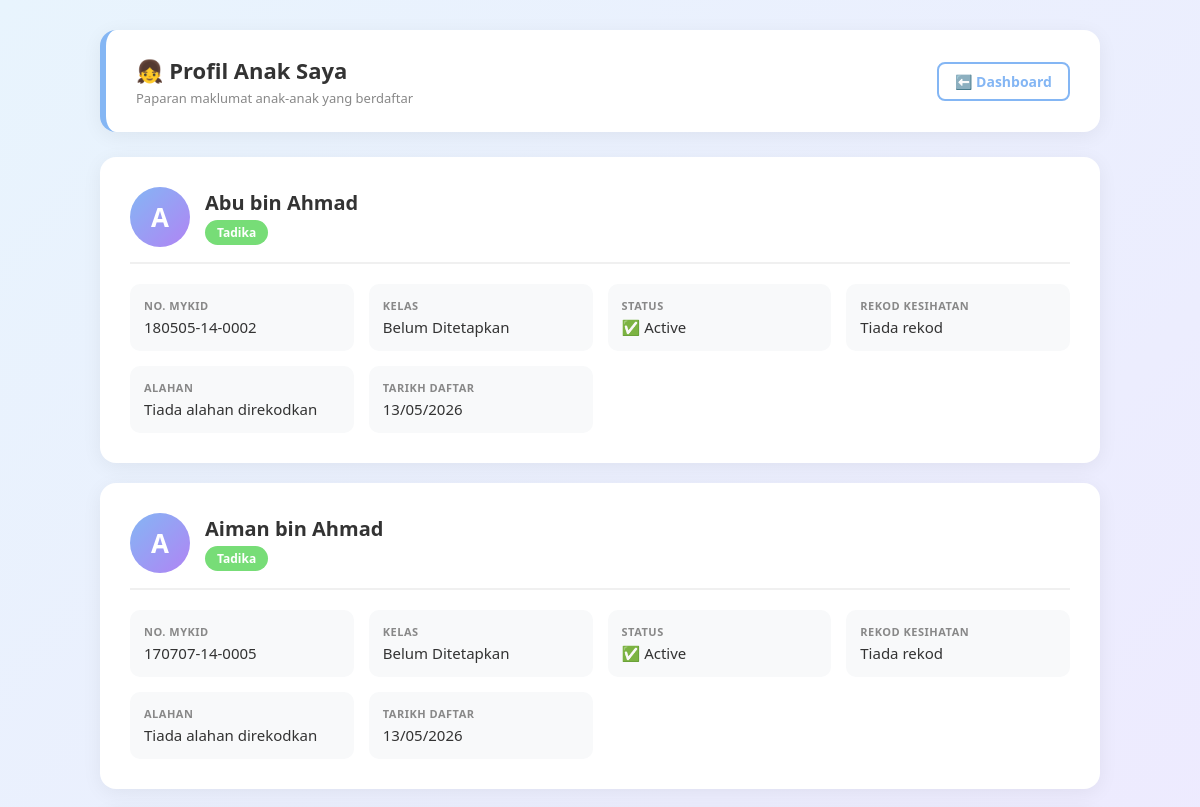
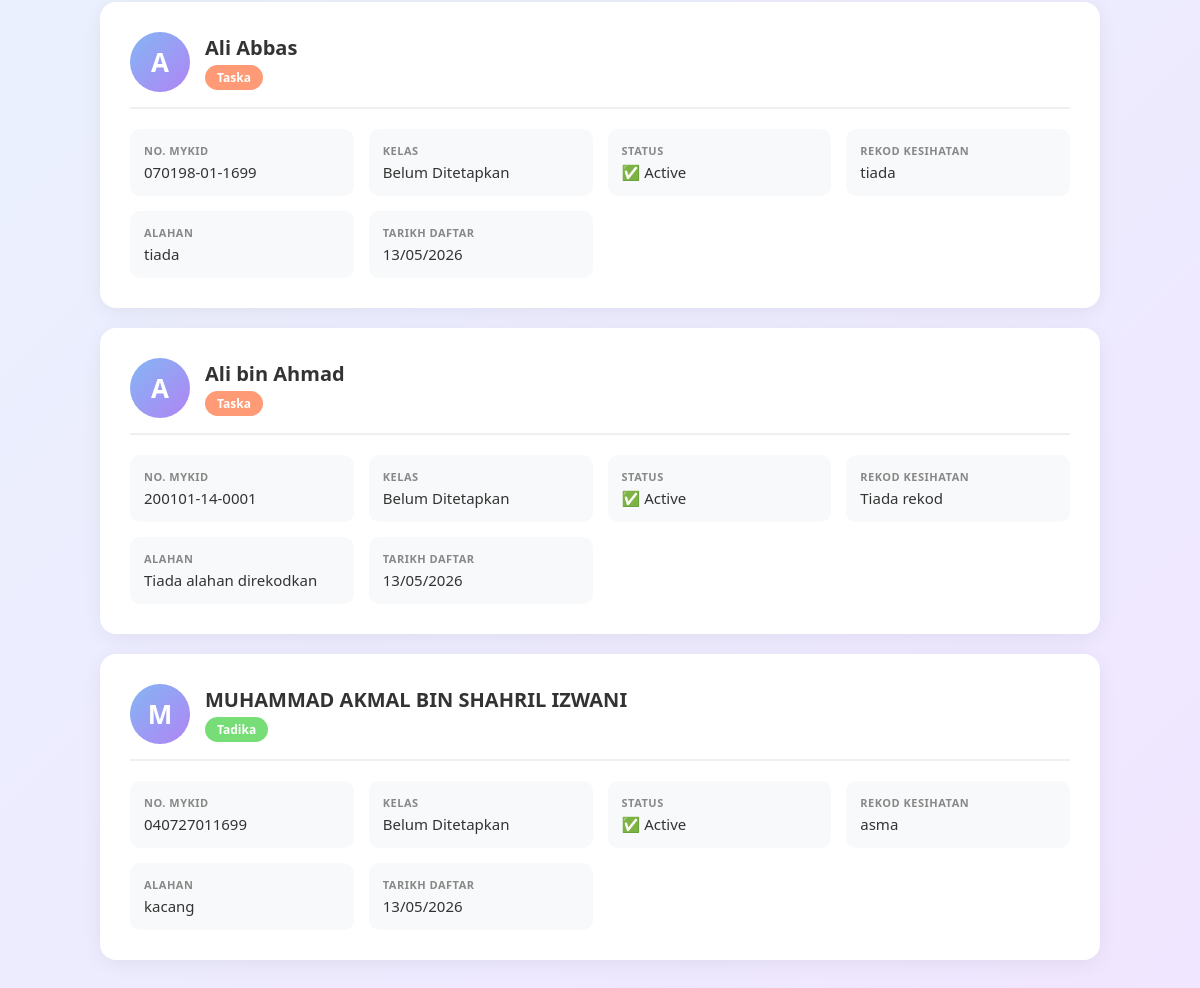
/profil_anak.php (signed in), run on an earlier commit of the app's database (2 pictures, top to bottom).
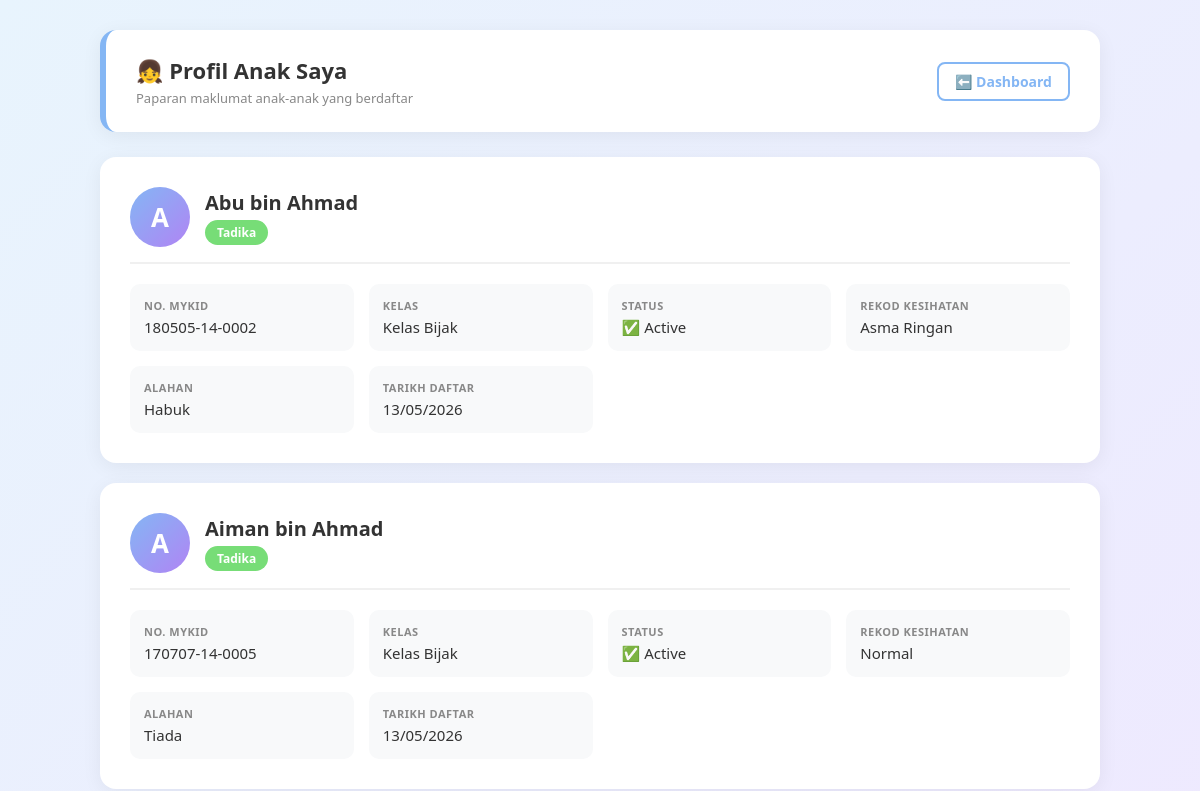
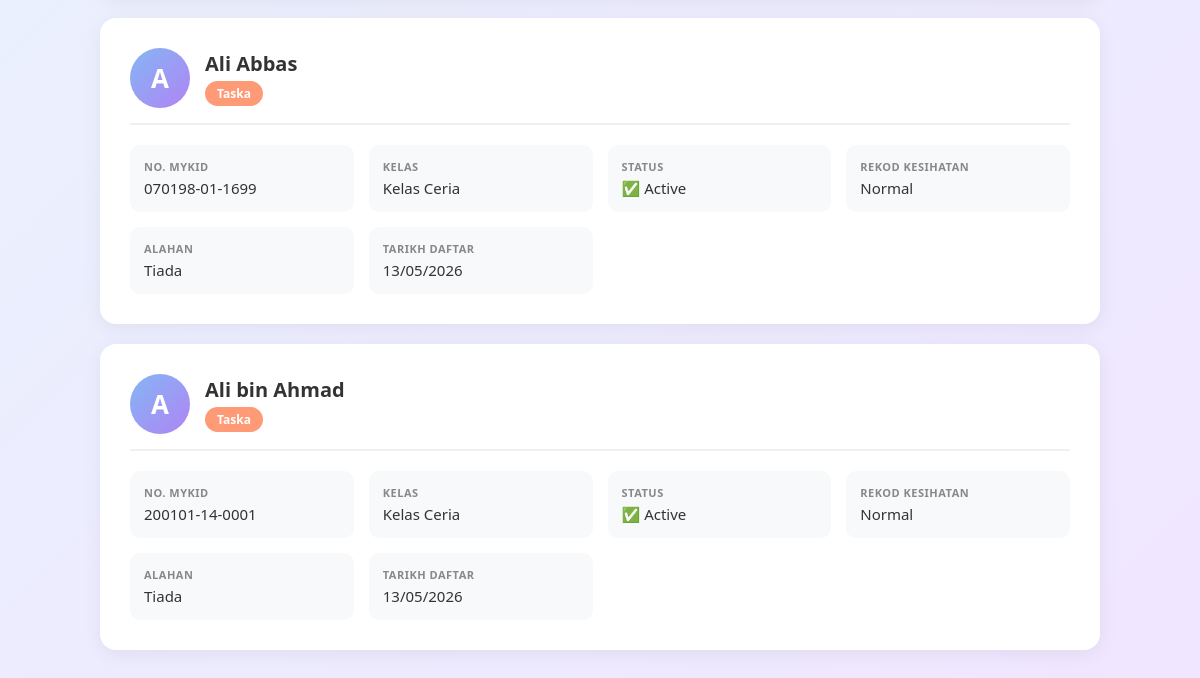
And on a later commit of the database (2 pictures, top to bottom).
### tables this page shows
CREATE TABLE `students` (
  `id` INT(11) NOT NULL AUTO_INCREMENT,
  `parent_id` INT(11) NOT NULL,
  `full_name` VARCHAR(100) NOT NULL,
  `mykid_number` VARCHAR(20) NOT NULL,
  `module` ENUM('Taska','Tadika','KAFA Care') NOT NULL,
  `health_record` TEXT DEFAULT NULL,
  `allergies` TEXT DEFAULT NULL,
  `status` ENUM('Active','Graduated','Withdrawn') DEFAULT 'Active',
  `created_at` TIMESTAMP NOT NULL DEFAULT CURRENT_TIMESTAMP,
  PRIMARY KEY (`id`),
  KEY `parent_id` (`parent_id`),
  CONSTRAINT `students_ibfk_1` FOREIGN KEY (`parent_id`) REFERENCES `parents` (`id`) ON DELETE CASCADE
);

### profil_anak.php (the view, shortened to what this page needs)
<?php
require 'db.php';
$user_id = (int)$_SESSION['user_id'];
$sql_parent = "SELECT id FROM parents WHERE user_id = $user_id LIMIT 1";
$res_parent = $conn->query($sql_parent);
$parent = $res_parent->fetch_assoc();
$parent_id = (int)$parent['id'];
$sql_children = "SELECT s.*,
                 (SELECT c.class_name FROM student_classes sc
                  INNER JOIN classes c ON sc.class_id = c.id
                  WHERE sc.student_id = s.id LIMIT 1) AS class_name
                 FROM students s
                 WHERE s.parent_id = $parent_id AND s.status = 'Active'
                 ORDER BY s.full_name ASC";
$result = $conn->query($sql_children);
?>
<!DOCTYPE html>
<html lang="ms">
<head>
</head>
<body>
    <div class="container">
        <div class="page-header">
            <div>
                <h2>👧 Profil Anak Saya</h2>
                <div class="subtitle">Paparan maklumat anak-anak yang berdaftar</div>
            </div>
            <a href="home.php" class="btn-back">⬅️ Dashboard</a>
        </div>
        <?php if ($result && $result->num_rows > 0): ?>
            <?php while ($child = $result->fetch_assoc()): ?>
                <?php
                    $module_class = 'module-taska';
                    if ($child['module'] == 'Tadika') $module_class = 'module-tadika';
                    $initial = strtoupper(substr($child['full_name'], 0, 1));
                ?>
                <div class="child-card">
                    <div class="child-header">
                        <div class="child-avatar"><?php echo $initial; ?></div>
                        <div>
                            <div class="child-name"><?php echo htmlspecialchars($child['full_name']); ?></div>
                            <span class="child-module <?php echo $module_class; ?>"><?php echo htmlspecialchars($child['module']); ?></span>
                        </div>
                    </div>
                    <div class="info-grid">
                        <div class="info-item">
                            <div class="info-label">No. MyKid</div>
                            <div class="info-value"><?php echo htmlspecialchars($child['mykid_number']); ?></div>
                        </div>
                        <div class="info-item">
                            <div class="info-label">Kelas</div>
                            <div class="info-value"><?php echo htmlspecialchars($child['class_name'] ?? 'Belum Ditetapkan'); ?></div>
                        </div>
                        <div class="info-item">
                            <div class="info-label">Status</div>
                            <div class="info-value">✅ <?php echo htmlspecialchars($child['status']); ?></div>
                        </div>
                        <div class="info-item">
                            <div class="info-label">Rekod Kesihatan</div>
                            <div class="info-value"><?php echo htmlspecialchars($child['health_record'] ?? 'Tiada rekod'); ?></div>
                        </div>
                        <div class="info-item">
                            <div class="info-label">Alahan</div>
                            <div class="info-value"><?php echo htmlspecialchars($child['allergies'] ?? 'Tiada alahan direkodkan'); ?></div>
                        </div>
                        <div class="info-item">
                            <div class="info-label">Tarikh Daftar</div>
                            <div class="info-value"><?php echo date('d/m/Y', strtotime($child['created_at'])); ?></div>
                        </div>
                    </div>
                </div>
            <?php endwhile; ?>
        <?php endif; ?>
    </div>
</body>
</html>

What changed in the data, as far as the page shows it:
removed students: full_name "M", full_name "MUHAMMAD AKMAL BIN SHAHRIL IZWANI", module "Tadika", mykid_number "040727011699", class_name "Belum Ditetapkan", status "Active", health_record "asma", allergies "kacang", created_at "13/05/2026"
changed students "Abu bin Ahmad": class_name "Belum Ditetapkan" → "Kelas Bijak"; health_record "Tiada rekod" → "Asma Ringan"; allergies "Tiada alahan direkodkan" → "Habuk"
changed students "Aiman bin Ahmad": class_name "Belum Ditetapkan" → "Kelas Bijak"; health_record "Tiada rekod" → "Normal"; allergies "Tiada alahan direkodkan" → "Tiada"
changed students "Ali Abbas": class_name "Belum Ditetapkan" → "Kelas Ceria"; health_record "tiada" → "Normal"; allergies "tiada" → "Tiada"
changed students "Ali bin Ahmad": class_name "Belum Ditetapkan" → "Kelas Ceria"; health_record "Tiada rekod" → "Normal"; allergies "Tiada alahan direkodkan" → "Tiada"
